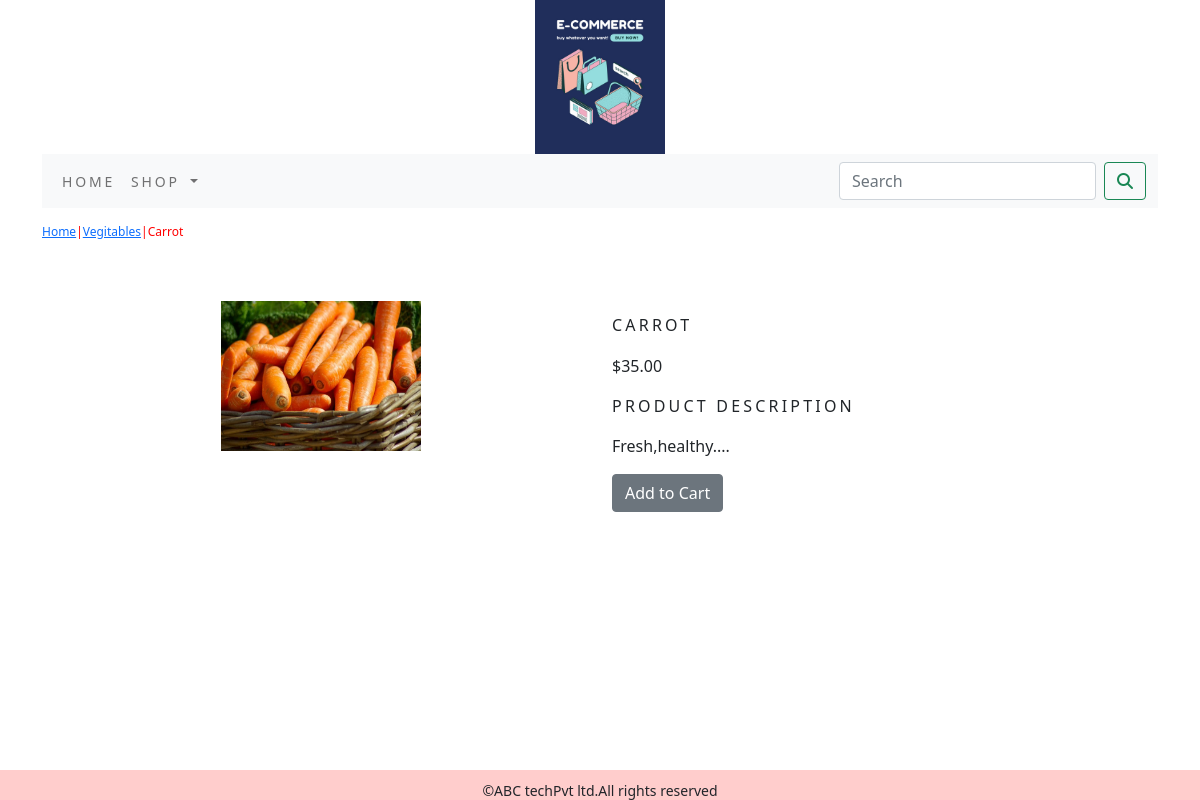
The page /shop/vegitables/carrot/ on the database its author committed.
### shop/models.py (models this page shows, shortened)
class Product(models.Model):
    name = models.CharField(max_length=250, unique=True)
    slug = models.SlugField(max_length=250, unique=True)
    description = models.TextField(blank=True)
    price = models.DecimalField(max_digits=10, decimal_places=2)
    category = models.ForeignKey(Category, on_delete=models.CASCADE)
    image = models.ImageField(upload_to='product', blank=True)
    stock = models.IntegerField()
    available = models.BooleanField(default=True)
    created = models.DateTimeField(auto_now_add=True)
    updated = models.DateTimeField(auto_now=True)
    class Meta:
        ordering = ('name',)
        verbose_name = 'product'
        verbose_name_plural = 'products'

class Category(models.Model):
    name = models.CharField(max_length=250, unique=True)
    slug = models.SlugField(max_length=250, unique=True)
    description = models.TextField(blank=True)
    image = models.ImageField(upload_to='category', blank=True)
    class Meta:
        ordering = ('name',)
        verbose_name = 'category'
        verbose_name_plural = 'categories'
    def get_url(self):
        return reverse('shop:products_by_category', args=[self.slug])
    def __str__(self):
        return '{}'.format(self.name)

### shop/views.py (the view)
# urls.py: path('<slug:c_slug>/<slug:product_slug>/', views.ProDetail, name='prodCatdetail')
def ProDetail(request,c_slug,product_slug):
    try:
        product=Product.objects.get(category__slug=c_slug,slug=product_slug)
    except Exception as e:
        raise e
    return render(request,"product.html",{'product':product})

### cart/context_processors.py (called while the page is built)
def counter(request):
    item_count=0
    if 'admin' in request.path:
        return {}
    else:
        try:
            cart=Cart.objects.filter(cart_id=_cart_id(request))
            cart_items=CartItem.objects.all().filter(cart=cart[:1])
            for cart_item in cart_items:
                item_count += cart_item.quantity
        except Cart.DoesNotExist:
            item_count=0
    return dict(item_count=item_count)

### cart/views.py (called while the page is built)
def _cart_id(request):
    cart = request.session.session_key
    if not cart:
        cart = request.session.create()
    return cart

### shop/context_processors.py (called while the page is built)
def menu_links(request):
    links=Category.objects.all()
    return dict(links=links)

### templates/product.html (shortened to what this page needs)
{% extends 'base.html' %}
{% load static %}
{% block content %}
<div>
 <div class="row my_prod_row_class">
    <div class="mx_auto">
        <p><a href="{% url 'shop:allProductCat' %}">Home</a>|<a href="{{product.category.get_url}}">{{product.category}}</a>|{{product.name}}</p>
    </div>
 </div>
    <div class="container">
<br>
<div class="row">
    <div class="col-12 col-sm-12 col-md-12 col-lg-6 text-center">
        <div style="min-width:18rem;">
            <img class="my_image_p"  src="{{product.image.url}}"  alt="{{product.name}}">
        </div>
    </div>
    <div class="col-12 col-sm-12 col-md-12 col-lg-6">
        <div>
            <h1 class="my_prod_title">{{product.name}}</h1>
            <p>${{product.price}}</p>
            <p class="my_title">Product Description</p>
            <p class="text-justify my_prod_text">{{product.description}}</p>
            {% if product.stock <= 0 %}
            <p class="text-justify my_prod_text"><b>Out Of Stock</b></p>
            {% else %}
            <a class="btn btn-secondary" href="{% url 'cart:add_cart' product.id %}">Add to Cart</a>
            {% endif %}
        </div>
    </div>
</div>
</div>
</div>
{% endblock %}

### static/css/custom.css (style rules this page uses)
body { font-family: 'Cormorant SC', serif; }
.my_image_p { width:200px; height:150px; }
.my_title { font-size:16px; text-transform:uppercase; letter-spacing:.2em; }
.my_prod_row_class { padding-top:15px; padding-bottom:20px; }
.my_prod_row_class .mx_auto { color:red; font-size:12px; text-decoration:none; }
.my_prod_title { font-size:16px; text-transform:uppercase; letter-spacing:.2em; padding-top:15px; padding-bottom:10px; }
.my_prod_text { padding-right:20px; }

### rows shown on the page
Product: category "Vegitables", name "Carrot", image (picture), name "CARROT", price "35.00", description "Fresh,healthy...."
